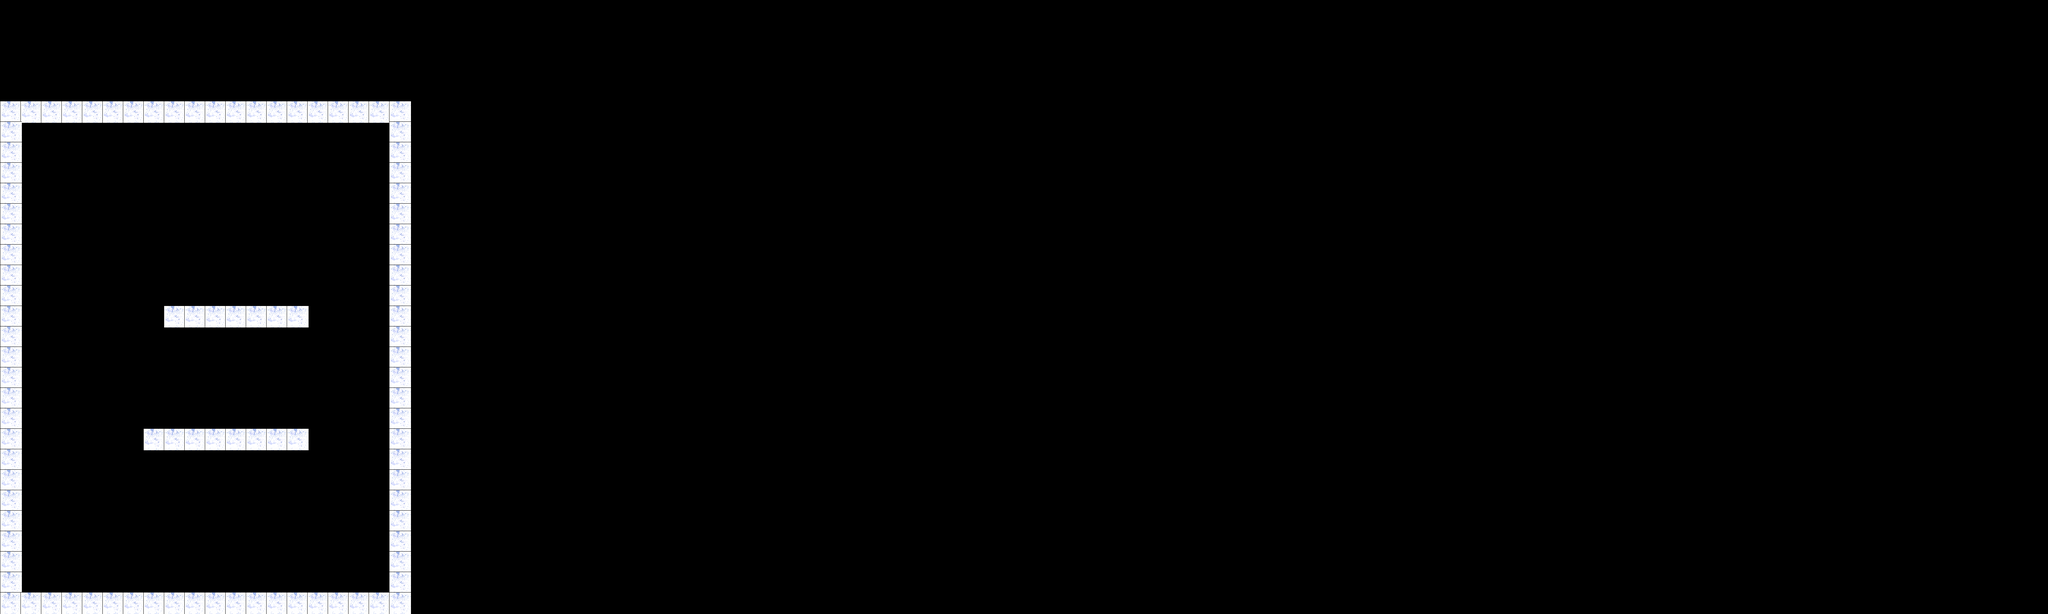

A 2D game scene composited from a Tiled map and its tileset images. What follows is a short description and the map's XML, with each tile layer's data collapsed to a summary:
An orthogonal 100x30 tile map with 60x60 px tiles, 1 tile layer (Map), 4 tilesets and 7 objects (Player).

<map version="1.9" tiledversion="1.9.2" orientation="orthogonal" renderorder="right-down" width="100" height="30" tilewidth="60" tileheight="60" infinite="0" nextlayerid="9" nextobjectid="122">
 <tileset firstgid="1" source="tiles/tiles.tsx" />
 <tileset firstgid="101" name="babuska" tilewidth="64" tileheight="64" tilecount="1" columns="1">
  <image source="babuska.png" width="64" height="64" />
 </tileset>
 <tileset firstgid="102" name="player_normal" tilewidth="14" tileheight="34" tilecount="1" columns="1">
  <image source="../player/player_normal/player_normal.png" width="14" height="34" />
 </tileset>
 <tileset firstgid="103" name="enemy_normal" tilewidth="14" tileheight="34" tilecount="1" columns="1">
  <image source="../enemy/enemy_normal/enemy_normal.png" width="14" height="34" />
 </tileset>
 <objectgroup id="2" name="Objects">
  <object id="113" x="0" y="1800">
   <polygon points="0,0 0,-1500 60,-1500 60,0" />
  </object>
  <object id="114" x="60" y="1800">
   <polygon points="0,0 0,-60 1140,-60 1140,0" />
  </object>
  <object id="115" x="1140" y="1740">
   <polygon points="0,0 0,-1440 60,-1440 60,0" />
  </object>
  <object id="116" x="60" y="300">
   <polygon points="0,0 0,60 1080,60 1080,0" />
  </object>
  <object id="117" x="480" y="900">
   <polygon points="0,0 0,60 420,60 420,0" />
  </object>
  <object id="118" x="420" y="1260">
   <polygon points="0,0 0,60 480,60 480,0 0,0" />
  </object>
  <object id="120" name="Player" gid="102" x="500" y="480" width="64" height="64" />
 </objectgroup>
 <layer id="7" name="Map" width="100" height="30">
  <data>[3000 cells, 101 non-empty, 1 distinct tile ids]</data>
 </layer>
</map>
